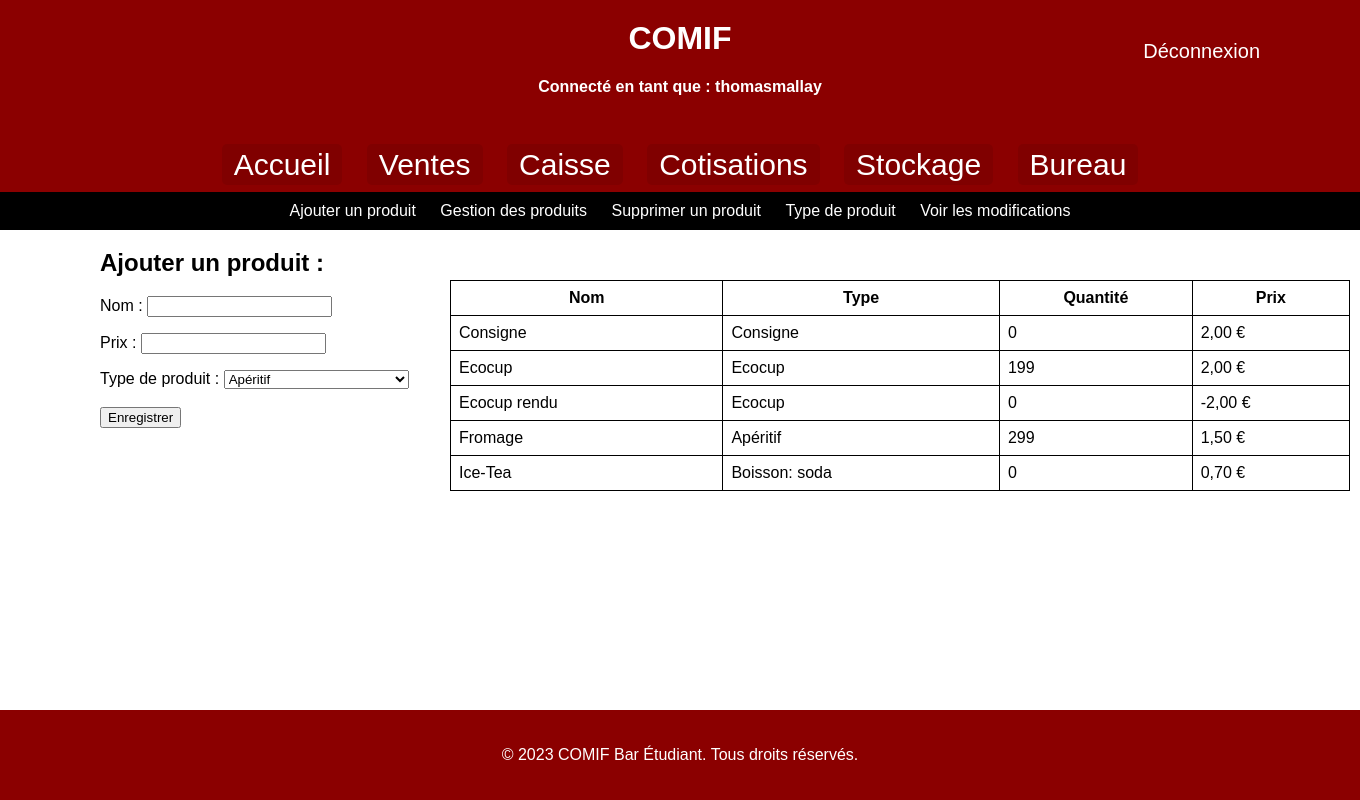
Page /ajtproduits/ (signed in) on the committed database.
### AppCotisants/models.py (models this page shows, shortened)
class Produits(models.Model):
    nom = models.CharField(max_length=30, unique=True)
    type_produit = models.CharField(max_length=50)
    quantity = models.IntegerField(default=0)
    prix = models.DecimalField(max_digits=8, decimal_places=2)

### AppCotisants/views.py (the view)
# urls.py: path('ajtproduits/', views2.ajtproduits),
@login_required
def ajtproduits(request):
    if request.method == "POST":
        form = ProduitForm(request.POST)
        type = request.POST.get('options')
        print("type",type)
        if form.is_valid():
            try:
                produit = form.save(commit=False)
                produit.type_produit = type
                produit.save()
                return redirect('/ajtproduits')
            except IntegrityError:
                form.add_error('nom', 'Un produit avec ce nom existe déjà.')
    else:
        form = ProduitForm()
    return render(request, 'ajtproduit.html', {'dataType':CatProduit.objects.all(),'form': form, 'dataProduits': Produits.objects.order_by('nom').all(),'username': request.user.username})

### AppCotisants/formulaire.py
class ProduitForm(ModelForm):
    class Meta:
        model = Produits
        fields = ['nom', 'prix']

### templates/ajtproduit.html (shortened to what this page needs)
<!DOCTYPE html>
<html>
<head>
    {% load static %}
</head>
<body>
<header>
    <h1>COMIF</h1>
    <h4 style="color: white;">Connecté en tant que : {{ username }}</h4>
    <a href="{% url 'logout' %}" style="font-size: 20px; position: absolute; top: 40px; right: 100px;
     color: white; text-decoration: none;">Déconnexion</a>
</header>
  <nav>
    <a href="/welcome">Accueil</a>
    <a href="/ajtvente">Ventes</a>
    <a href="/gstsoldes">Caisse</a>
    <a href="/ajtcotisants">Cotisations</a>
    <a href="/ajtproduits">Stockage</a>
    <a href="/tresorerie">Bureau</a>
  </nav>
  <div class="navbar">
    <a href="/ajtproduits">Ajouter un produit</a>
    <a href="/gstproduits">Gestion des produits</a>
    <a href="/supproduits">Supprimer un produit</a>
    <a href="/type_produits">Type de produit</a>
    <a href="/voirajtproduits">Voir les modifications</a>
  </div>
<section>
    <div>
        <h2 style="position:absolute; top:0px; left:0px;">Ajouter un produit :</h2>
        <form method="POST" class="post-form">
            {{ form.as_p }}
            Type de produit :
            <select name="options" >
                {%for c in dataType %}
                <option value="{{c.categorie}}">{{c.categorie}}</option>
                {% endfor %}
            </select>
            <br/>
            <br/>
            <button type="submit" class="save btn">Enregistrer</button>
        </form>
    </div>
    <div class="scrollable-table">
        <table width="600" border="1" style="border-collapse:collapse;">
            <thead>
            <tr>
                <th>Nom</th>
                <th>Type</th>
                <th>Quantité</th>
                <th>Prix</th>
            </tr>
            </thead>
            <tbody>
            {% for produit in dataProduits %}
            <tr>
                <td>{{ produit.nom }}</td>
                <td>{{ produit.type_produit }}</td>
                <td>{{ produit.quantity }}</td>
                <td>{{ produit.prix }} €</td>
            </tr>
            {% endfor %}
            </tbody>
        </table>
    </div>
</section>
<footer>
    <p>&copy; 2023 COMIF Bar Étudiant. Tous droits réservés.</p>
</footer>
</body>
</html>

### templates/ajtproduit.html (style rules this page uses)
body { font-family: Arial, sans-serif; margin: 0; padding: 0; background-size: cover; background-position: center; display: flex; flex-direction: column; min-height: 100vh; }
header { background-color: #8B0000; color: #fff; padding: 20px; text-align: center; }
h1 { margin: 0; }
nav { background-color: #8B0000; color: #fff; padding: 10px; text-align: center; }
nav a { color: #fff; text-decoration: none; margin: 0 10px; font-size: 30px; padding: 4px 12px; border-radius: 5px; background-color: #800000; }
.navbar { background-color: #000; color: #fff; text-align: center; padding: 10px; }
.navbar a { color: #fff; text-decoration: none; margin: 0 10px; }
section { position: absolute; top: O px; left: 100px; position: relative; margin-bottom: 350px; }
form { position: absolute; top: 50px; left: 0px; }
footer { background-color: #8B0000; color: #fff; padding: 20px; text-align: center; margin-top: auto; }
table { border-collapse: collapse; width: 900px; }
th, td { border: 1px solid black; padding: 8px; }
.scrollable-table { position: absolute; top: 50px; left: 350px; height: 300px; overflow-y: scroll; }

### rows in the picture
Produits: nom "Consigne", type_produit "Consigne", quantity "0", prix "2,00"
Produits: nom "Ecocup", type_produit "Ecocup", quantity "199", prix "2,00"
Produits: nom "Ecocup rendu", type_produit "Ecocup", quantity "0", prix "-2,00"
Produits: nom "Fromage", type_produit "Apéritif", quantity "299", prix "1,50"
Produits: nom "Ice-Tea", type_produit "Boisson: soda", quantity "0", prix "0,70"

### other values in the picture
{{ username }} "thomasmallay"
form field options "Apéritif"
